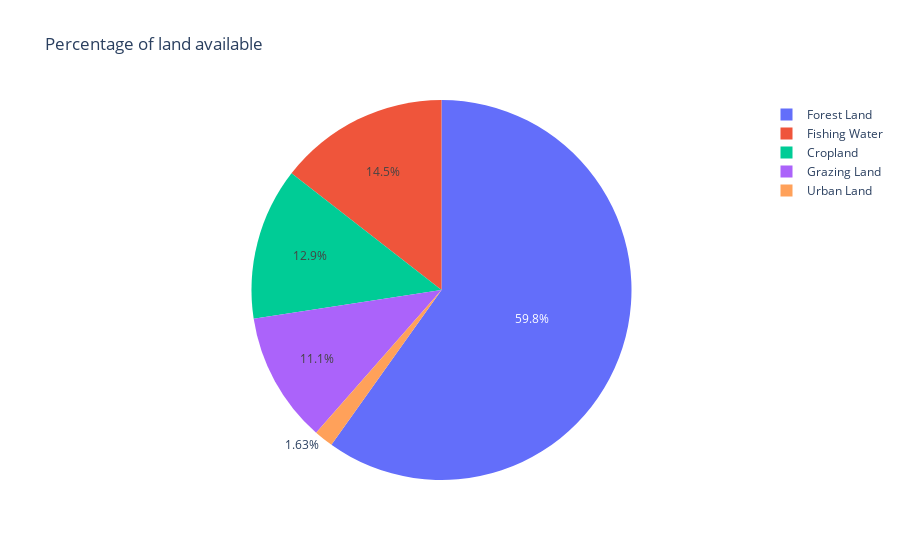

Notebook cell for this chart:
### Markdown cell above
5) Data Visualization

### Code cell
import plotly.express as px
#Define specific columns to include in the pie chart
columns_to_plot = ['Cropland', 'Grazing Land', 'Forest Land','Fishing Water', 'Urban Land']

#Extract the specific columns for plotting from the dataframe
plot_data = data[columns_to_plot]

#Calculate sum of each column
sum_values = plot_data.sum()

#prepare data for plotly pie chart
pie_data = pd.DataFrame({'Category': sum_values.index, 'Value': sum_values.values})

#Display the summed values
print(pie_data)
#plotting an interractive pie chart with plotly express
fig = px.pie(pie_data, values='Value', names='Category', title='Percentage of land available')
fig.show()
#Customize layout
#fig.update_traces(textposition='inside', textinfo='percent+label')

### Figure 1 — Plotly figure (JSON) as saved in the notebook; plotly's stock layout.template omitted (floating-point values rounded to 4 significant figures)
{"data": [{"domain": {"x": [0, 1], "y": [0, 1]}, "hovertemplate": "Category=%{label}<br>Value=%{value}<extra></extra>", "labels": ["Cropland", "Grazing Land", "Forest Land", "Fishing Water", "Urban Land"], "legendgroup": "", "name": "", "showlegend": true, "type": "pie", "values": [92.01, 78.99, 425.4, 103.0, 11.61]}], "layout": {"legend": {"tracegroupgap": 0}, "title": {"text": "Percentage of land available"}}}
